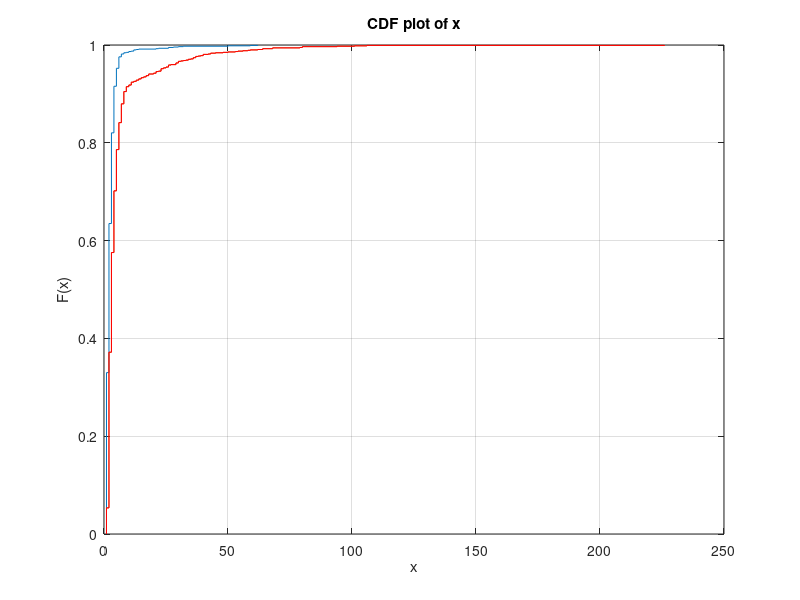

Write the MATLAB code that produced this figure.
function ura_plots() 
y=[62,8,5,26,3,2,4,5,12,2,5,2,9,6,3,4,3,5,6,4,4,3,4,7,3,3,8,4,4,3,4,21,5,3,6,4,4,3,5,4,4,3,3,5,2,3,11,4,13,14,12,3,4,2,3,5,4,2,3,3,8,2,5,3,3,3,4,6,5,3,5,6,3,2,6,6,2,2,4,4,3,3,4,3,4,3,6,5,10,3,3,3,2,2,2,4,3,10,6,4,2,5,2,5,2,2,2,12,2,4,2,28,6,4,3,4,4,2,3,3,3,3,3,3,2,3,2,5,6,3,4,2,5,4,4,2,3,5,3,4,3,2,6,5,6,2,2,2,2,3,2,2,2,4,2,2,6,2,2,3,2,2,3,5,4,5,3,5,2,2,4,3,2,3,3,4,2,5,4,3,4,2,3,4,3,3,2,2,2,3,2,2,3,6,5,2,3,2,2,4,4,2,4,2,1,3,3,6,3,2,2,3,5,4,3,3,6,4,2,4,3,4,4,3,2,2,2,4,3,3,3,2,5,3,3,4,3,4,5,7,4,2,3,3,4,6,2,2,2,4,2,2,3,2,5,2,2,5,3,2,7,5,4,4,4,6,2,50,6,2,2,2,2,2,3,2,1,3,5,3,3,4,3,3,3,6,5,3,4,3,2,7,2,2,3,4,2,6,4,2,2,3,3,2,1,1,3,2,3,3,4,2,2,2,2,6,5,2,2,2,2,2,2,3,3,3,3,2,3,4,3,2,2,3,1,7,3,7,2,5,2,2,2,4,4,2,4,2,3,1,4,2,5,4,3,3,3,4,2,6,4,2,2,2,5,3,1,4,4,4,2,2,2,2,1,2,2,2,4,2,2,1,2,2,4,2,2,3,3,5,2,2,2,2,2,2,2,1,1,5,3,3,3,2,2,2,2,3,3,1,2,2,3,4,3,30,6,4,3,2,4,4,2,2,2,4,3,2,3,2,2,3,3,2,3,2,3,2,3,3,3,4,2,2,4,2,5,3,2,3,2,3,5,1,2,5,4,2,3,2,5,2,5,1,4,2,1,1,3,1,2,4,2,2,4,3,2,2,4,2,3,1,1,3,2,2,2,4,1,3,2,2,6,3,1,6,1,2,2,1,2,2,2,2,4,2,4,1,3,2,2,4,4,1,1,1,2,2,3,1,2,2,1,1,2,1,4,1,3,2,2,4,3,1,1,3,3,2,2,3,1,2,2,7,1,3,2,3,2,1,1,2,2,2,1,1,1,2,1,1,3,2,1,3,1,2,1,1,3,2,3,3,2,3,1,1,3,3,32,4,4,4,2,1,3,2,2,2,1,1,2,4,2,3,2,2,1,3,2,1,1,2,4,3,2,3,1,1,1,1,2,1,1,2,2,1,3,4,3,3,2,3,1,3,3,2,3,2,2,3,1,2,3,2,4,4,2,2,2,2,2,1,2,1,1,3,2,3,1,2,2,2,2,2,2,1,3,1,1,1,2,1,1,1,1,1,1,2,2,2,3,3,3,2,1,2,2,2,4,1,1,1,1,3,1,3,1,2,2,1,2,2,3,2,2,1,1,1,1,2,2,1,2,2,1,1,2,2,1,2,2,1,2,3,2,2,2,1,1,2,4,2,1,2,1,4,3,1,2,2,1,1,1,1,1,1,2,1,1,59,3,2,3,1,1,1,3,1,2,1,1,2,1,2,1,1,1,1,1,2,1,1,2,3,1,3,1,2,1,1,1,1,2,2,1,2,2,1,1,1,2,5,2,1,1,1,1,1,3,1,1,1,2,1,4,1,1,1,1,1,1,1,2,2,1,1,1,1,1,1,2,1,2,1,3,1,2,1,3,2,1,1,1,1,2,3,1,1,1,2,2,3,1,1,1,1,2,1,2,1,1,1,1,3,1,1,1,1,2,1,1,1,1,2,1,1,1,1,3,4,1,1,1,1,2,1,3,2,1,1,1,1,1,1,1,4,3,2,1,4,3,1,1,4,1,2,3,1,1,3,1,1,1,2,1,1,1,1,1,2,3,1,1,4,2,1,2,1,1,3,1,1,1,1,1,22,1,3,1,1,1,3,3,1,1,1,1,3,1,2,1,1,6,1,3,1,1,1,2,2,4,5,4,2,2,2,1,1,3,1,2,2,1,2,2,1,1,2,2,3,1,1,1,2,2,1,1,1,1,1,2,1,1,3,3,2,1,2,1,1,1,1,3,1,2,1,1,1,1,2,1,1,1,1,1,1,1,2,1,1,1,1,2,2,1,2,1,1,1,3,2,1,3,1,2,2,2,3,2,1,4,2,1,2,2,1,2,1,1,4,2,1,1,2,1,1,2,3,2,1,3,1,1,2,1,3,1,1,1,1,1,1,2,1,2,1,1,1,1,4,2,1,1,2,1,3,1,2,2,1,3,1,1,1,3,1,1,1,1,1,1,1,1,1,1,1,1,1,1,1,3,1,1,1,2,26,1,1,1,1,1,1,2,1,1,1,3,3,1,3,1,1,2,1,1,1,3,1,1,3,1,2,2,3,1,1,2,1,1,1,1,2,1,1,2,1,1,1,2,2,1,1,1,1,1,1,4,1,1,3,1,1,1,1,1,1,1,2,1,1,1,1,1,1,2,1,2,2,2,1,2,1,3,1,1,2,3,1,2,2,1,3,1,2,3,1,1,1,2,2,2,1,2,1,1,2,1]
g=[226,40,23,62,9,14,4,39,53,5,11,5,45,18,5,6,4,8,58,3,7,4,4,101,9,7,50,4,30,4,4,43,7,5,36,17,6,6,64,34,7,5,4,68,5,3,94,7,37,80,42,7,8,4,5,18,8,4,5,4,68,3,29,3,4,4,9,59,4,4,4,4,5,3,80,40,3,3,3,4,3,4,2,3,7,5,5,6,35,6,4,4,4,3,3,5,4,64,40,9,3,4,3,6,3,4,3,14,4,7,3,4,4,15,4,6,3,3,5,5,3,4,4,4,3,4,4,11,9,4,10,4,9,23,7,3,4,21,8,7,4,4,36,14,5,2,3,3,4,4,3,3,4,8,3,3,21,3,3,3,3,3,4,17,4,29,11,79,5,3,12,6,3,4,3,3,3,6,4,3,5,3,4,3,3,3,3,4,2,2,2,2,4,23,54,16,4,4,3,5,3,2,37,31,5,2,4,25,4,3,3,37,4,27,5,3,106,26,6,5,4,6,3,5,3,3,3,6,6,3,5,3,8,5,3,5,4,7,8,24,6,3,4,4,4,23,3,2,3,10,3,3,3,2,6,4,2,8,4,3,33,4,5,5,5,9,2,3,5,2,3,3,3,3,6,3,3,3,6,3,4,6,2,2,3,29,9,5,7,4,3,30,2,3,6,20,3,3,3,4,3,7,6,2,2,2,6,2,4,3,6,4,2,3,3,23,8,2,2,3,4,4,3,3,2,6,3,2,5,5,4,3,3,26,2,11,6,4,2,11,3,3,5,32,7,3,8,2,3,2,38,3,8,13,7,48,7,4,2,26,5,3,3,4,7,2,2,20,15,26,3,3,3,3,2,2,4,2,6,3,3,2,3,3,6,3,4,2,6,7,2,4,2,3,3,3,3,2,2,43,3,3,5,3,3,2,4,5,6,2,4,3,4,8,4,3,6,5,6,3,5,24,2,3,4,9,3,2,7,4,3,3,7,4,7,3,6,3,56,7,4,23,5,2,5,3,30,22,3,5,3,7,3,3,4,18,7,2,2,2,8,2,8,2,7,3,2,2,4,2,3,7,3,5,3,5,3,2,7,2,5,2,2,6,5,2,5,8,2,6,3,3,10,6,3,5,2,4,5,2,2,2,2,2,8,3,7,2,7,5,2,5,7,2,4,2,2,5,7,4,5,3,2,2,2,2,9,4,4,2,5,13,6,3,3,5,3,4,2,3,3,3,3,8,5,7,2,3,4,3,3,2,2,4,3,2,2,5,2,2,2,4,2,6,3,3,2,2,7,3,3,4,3,7,2,2,7,5,3,34,6,8,6,3,2,3,2,2,2,2,4,6,2,5,2,2,3,6,2,2,3,2,9,3,3,6,2,3,29,2,2,2,2,4,5,3,5,6,2,7,5,11,2,5,4,2,2,2,3,3,2,4,3,3,6,6,3,3,5,2,3,2,4,2,2,6,2,5,2,4,3,5,2,4,2,2,6,2,2,2,4,2,2,2,2,2,3,2,4,4,5,7,8,4,2,5,5,3,7,2,4,2,3,6,2,8,2,2,6,2,2,8,6,2,6,2,2,2,2,30,3,2,2,3,2,2,3,2,2,3,5,2,4,6,3,2,3,3,4,4,21,4,2,2,2,8,11,2,4,2,3,4,3,2,4,2,6,3,2,3,2,5,5,2,2,3,6,2,4,2,3,4,3,5,2,2,2,2,2,17,2,2,5,7,2,5,2,2,1,2,2,2,5,4,2,15,5,2,3,2,3,7,3,2,2,2,2,2,4,2,2,3,4,2,5,2,3,2,3,2,3,2,2,2,2,2,2,4,2,2,2,2,3,2,6,3,3,2,4,4,2,3,2,2,3,8,2,2,2,4,2,3,2,2,2,3,4,8,3,2,3,1,4,8,2,2,1,3,5,2,2,2,2,1,2,1,2,2,6,5,2,3,2,2,2,2,5,5,2,1,2,3,1,2,2,7,7,4,2,7,4,3,1,6,2,3,3,1,1,9,2,3,4,3,1,2,1,2,1,21,6,1,3,8,2,2,5,3,2,1,2,2,2,2,2,2,1,5,2,2,2,8,5,2,2,2,3,5,3,6,2,2,6,2,12,3,2,2,5,1,6,6,13,4,6,4,2,3,7,2,5,4,1,5,2,2,2,2,4,5,2,3,2,2,3,2,1,1,2,2,4,3,2,8,8,2,1,1,2,2,1,2,1,1,36,2,2,1,2,2,2,2,2,2,1,1,3,3,2,2,2,2,3,3,1,2,2,2,1,2,2,1,18,2,4,4,2,4,2,2,6,4,2,4,3,2,2,3,2,6,2,2,2,4,2,2,3,2,4,1,5,1,2,4,2,5,2,2,1,2,2,3,3,2,3,2,2,2,2,8,16,2,2,3,1,1,2,2,4,2,3,1,3,1,5,2,1,2,2,1,2,2,3,3,2,2,2,2,2,2,5,2,2,3,2,4,2,2,1,2,2,2,2,2,3,2,26,1,1,1,2,2,4,2,2,1,7,2,2,4,2,3,5,10,1,1,6,2,4,2,1,3,3,1,4,2,1,1,4,4,2,2,1,2,1,2,5,1,1,5,1,2,2,2,1,3,1,3,2,2,2,2,2,3,2,2,1,5,4,1,2,2,6,1,2,5,7,2,3,5,1,5,2,1,5,2,2,2,3,2,25,2,2,1,2,2,2]
cdfplot(y)
hold on
cdfplot(g)
gg = cdfplot(g)
set(gg,'color','r')
saveas(gcf,'results.png')
end
